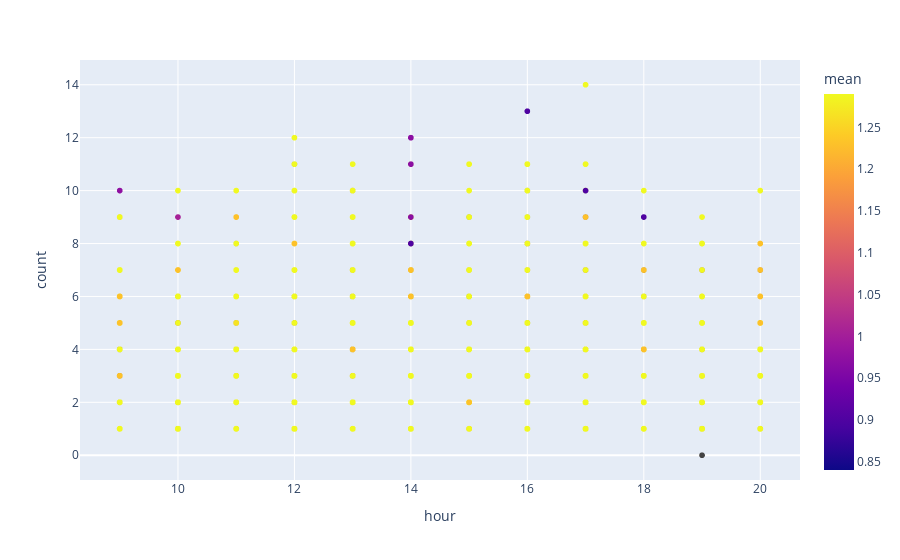

Notebook cell for this chart:
### Code cell
fig = px.scatter(purchases, x="hour", y="count", color="mean")
fig.show()

### Figure 1 — Plotly figure (JSON) as saved in the notebook; plotly's stock layout.template omitted (floating-point values rounded to 4 significant figures; data arrays with more than 128 entries replaced by an {"elided": "..."} marker saying what was removed)
{"data": [{"hovertemplate": "hour=%{x}<br>count=%{y}<br>mean=%{marker.color}<extra></extra>", "legendgroup": "", "marker": {"color": {"elided": "3659 float values"}, "coloraxis": "coloraxis", "symbol": "circle"}, "mode": "markers", "name": "", "showlegend": false, "type": "scattergl", "x": {"elided": "3659 int values"}, "xaxis": "x", "y": {"elided": "3659 int values"}, "yaxis": "y"}], "layout": {"coloraxis": {"colorbar": {"title": {"text": "mean"}}, "colorscale": [[0, "#0d0887"], [0.1111, "#46039f"], [0.2222, "#7201a8"], [0.3333, "#9c179e"], [0.4444, "#bd3786"], [0.5556, "#d8576b"], [0.6667, "#ed7953"], [0.7778, "#fb9f3a"], [0.8889, "#fdca26"], [1, "#f0f921"]]}, "legend": {"tracegroupgap": 0}, "margin": {"t": 60}, "xaxis": {"anchor": "y", "domain": [0, 1], "title": {"text": "hour"}}, "yaxis": {"anchor": "x", "domain": [0, 1], "title": {"text": "count"}}}}
